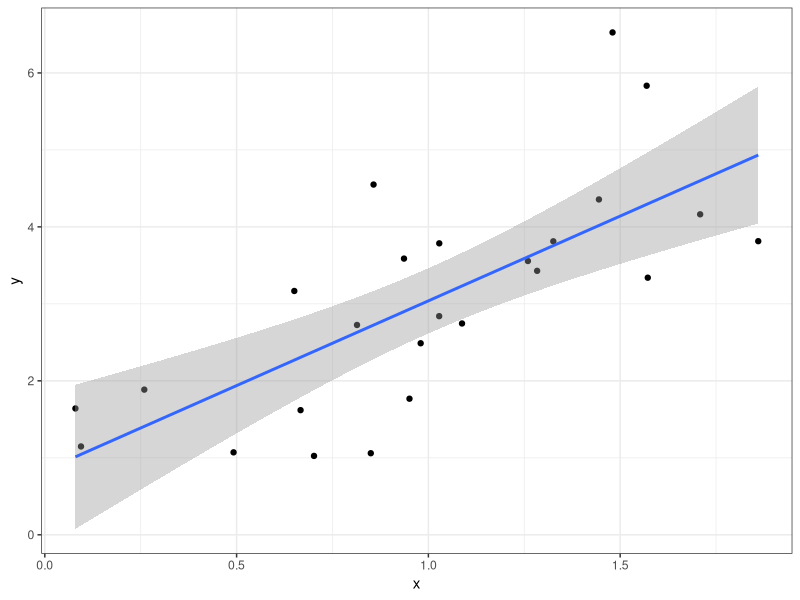
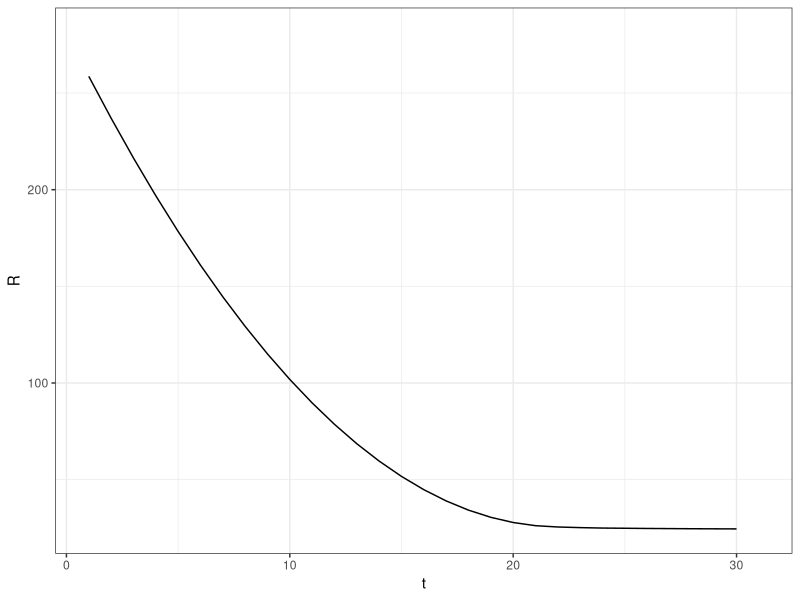
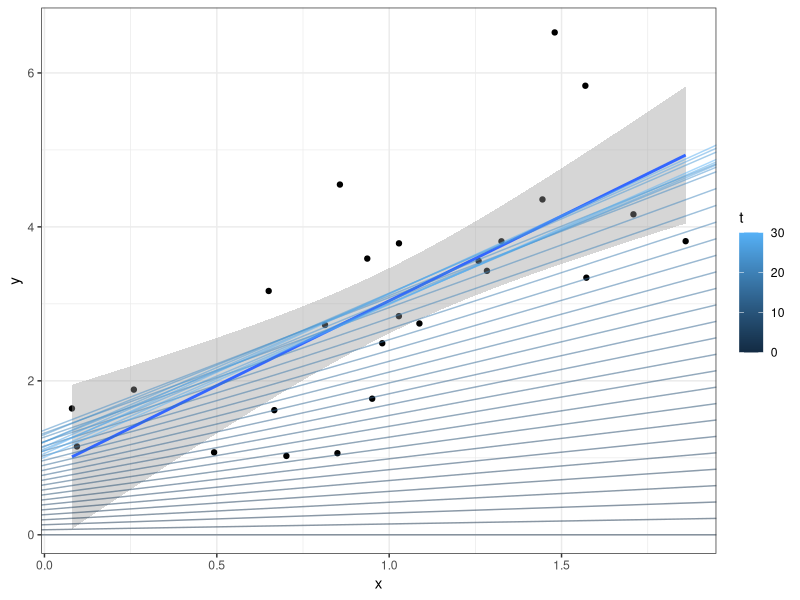
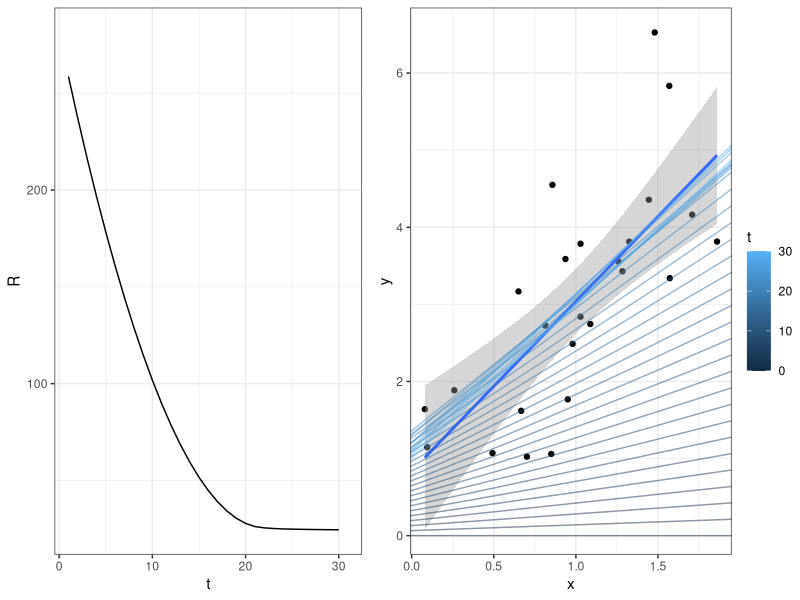

Write R code to recreate these figures, in order.
library(ggplot2)
library(ggpubr)

theme_set(theme_bw())

x = runif(25, 0, 2)
X = as.matrix(cbind(1, x))
Y = as.matrix(1 + 2 * x + rnorm(length(x), sd = 1))

p = ggplot(data = data.frame(x = x, y = Y), aes(x = x, y = y)) + geom_point() + geom_smooth(method='lm')
p

th0 = c(0, 0)
alpha = 0.1

progress = c(t = 0, theta0 = th0[1], theta1 = th0[2], R = sum((Y - X %*% th0)^2))

th = th0
for (t in 1:30) {

	grad = 2 * colSums(diag(as.vector(Y - X %*% th)) %*% X) 
	grad = grad / sqrt(sum(grad^2))
	th = th + alpha * grad
	R = sum((Y - X %*% th)^2)

	progress = rbind(progress, c(t = t, theta0 = th[1], theta1 = th[2], R = sum((Y - X %*% th)^2)))
	print(progress)
}


p1 = ggplot(data = as.data.frame(progress), aes(x = t, y = R)) + geom_line() + xlim(c(1, nrow(progress)))
p1

p2 = p + geom_abline(data = as.data.frame(progress), aes(intercept = theta0, slope = theta1, colour = t), alpha = 0.5)
p2

p = ggarrange(p1, p2, nrow = 1, common.legend = TRUE, legend = "right")

ggsave(filename = "figure_man/gradient_descent_lm.pdf", p, width = 7, height = 2.5)


